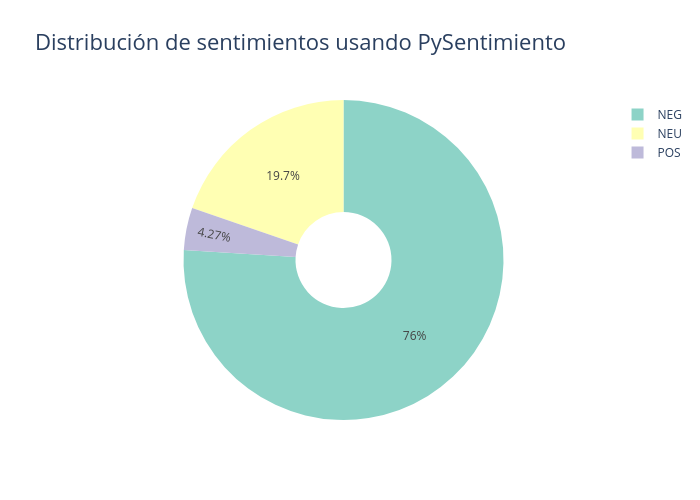

Notebook code cell kept with this figure:
### Code cell
colors= px.colors.qualitative.Set3
fig = go.Figure(data=[go.Pie(labels=labels, values=values, hole=.3, marker=dict(colors=colors))])
fig.update_layout(
      title='Distribución de sentimientos usando PySentimiento',
      title_font_size=22,
      width=700,
      height=500
)
fig.show()

### Figure 1 — Plotly figure (JSON) as saved in the notebook; plotly's stock layout.template omitted (floating-point values rounded to 4 significant figures)
{"data": [{"hole": 0.3, "labels": ["NEG", "NEU", "POS"], "marker": {"colors": ["rgb(141,211,199)", "rgb(255,255,179)", "rgb(190,186,218)", "rgb(251,128,114)", "rgb(128,177,211)", "rgb(253,180,98)", "rgb(179,222,105)", "rgb(252,205,229)", "rgb(217,217,217)", "rgb(188,128,189)", "rgb(204,235,197)", "rgb(255,237,111)"]}, "type": "pie", "values": [7779, 2021, 437]}], "layout": {"height": 500, "title": {"font": {"size": 22}, "text": "Distribución de sentimientos usando PySentimiento"}, "width": 700}}
